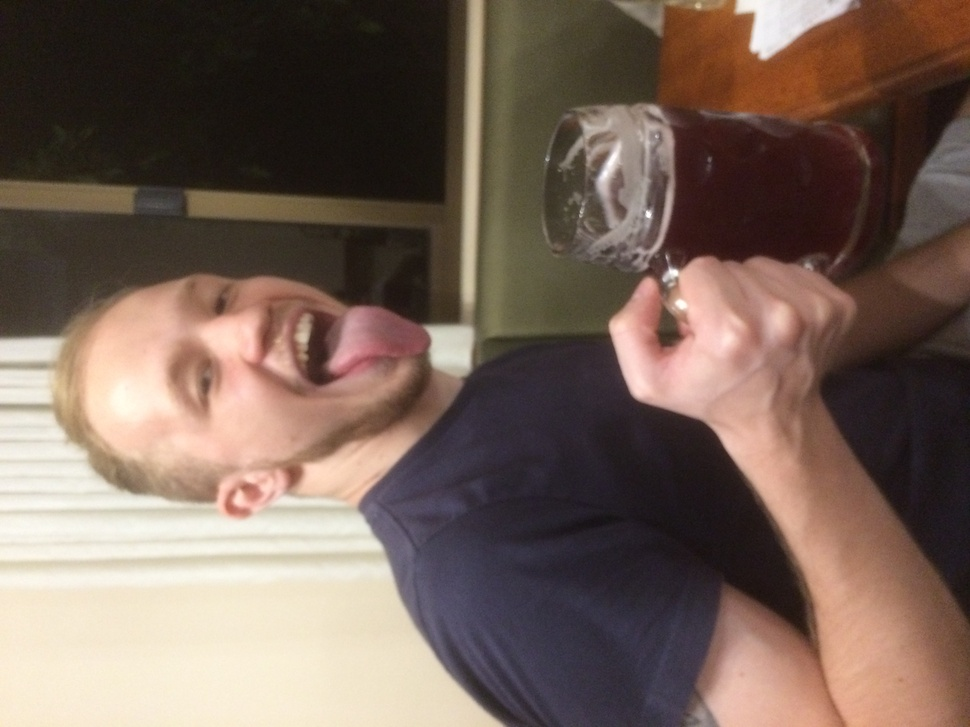
%> input picture resources/calza.jpg, 970 x 727 px, shrunk from 3264 x 2448 before the run
$ octave gradient-vector.m   (GNU Octave 9; MATLAB toolbox functions it lacks are replaced by stand-ins)
%> lines starting %> are read from the running program, lines starting %| are printed output that depends on the picture
im = imread('../resources/calza.jpg');
%> im is the input picture: size 727x970x3 uint8; mean R, G, B 119, 99.7, 88.9
img = rgb2gray(im);
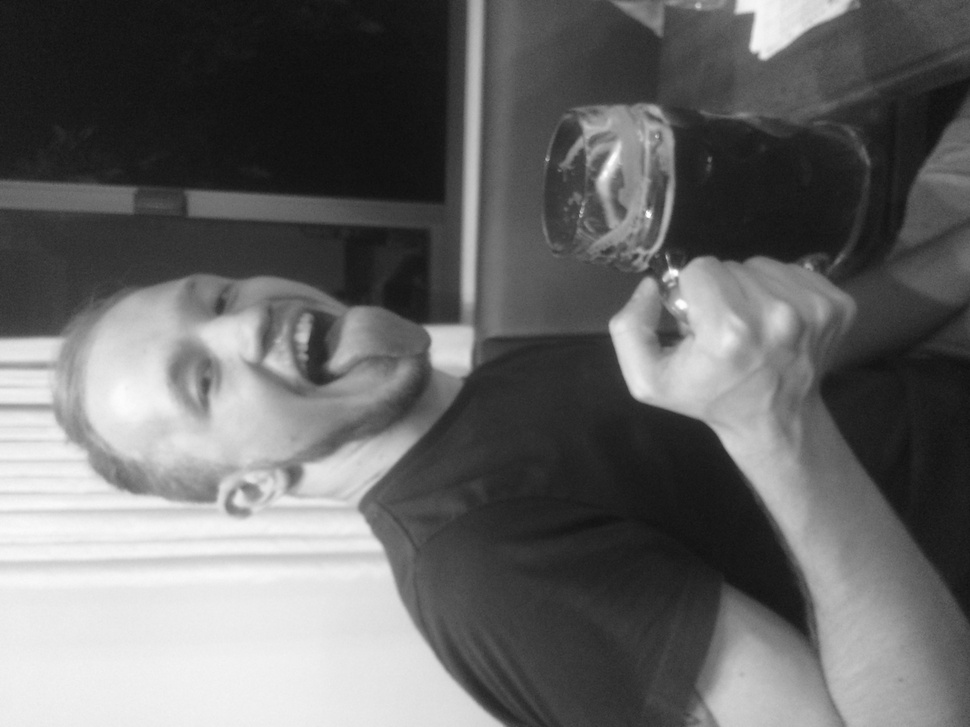
%> img: size 727x970 uint8; min 13, max 254, mean 104.2
[linhas, colunas] = size(img);
%> linhas = 727; colunas = 970
[dx, dy] = imgradient(img);
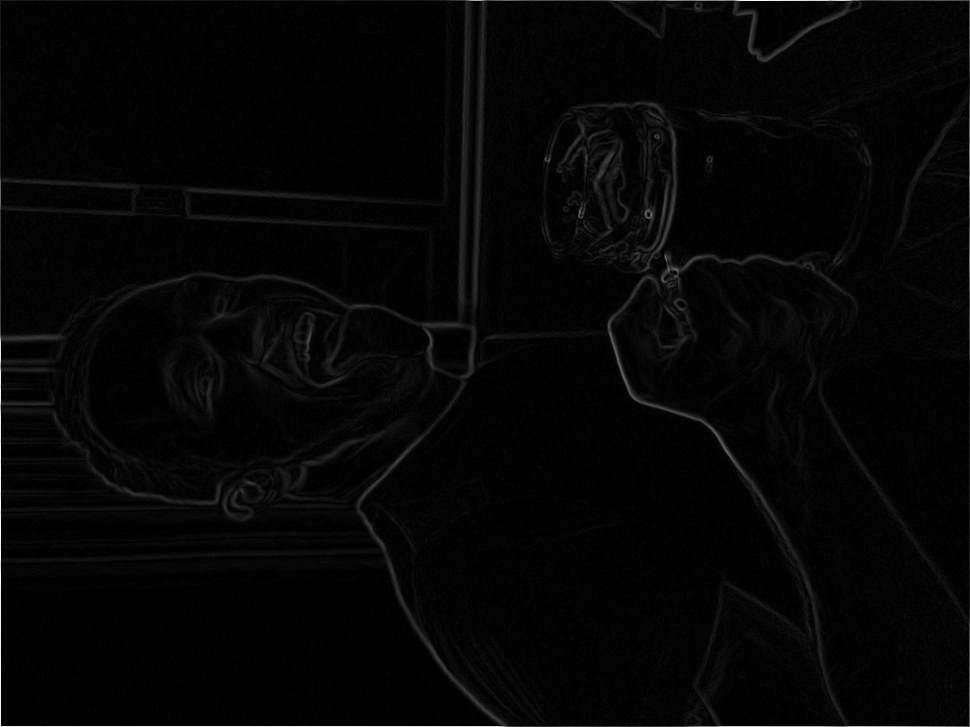
%> dx: size 727x970 double; min 0, max 995.6, mean 22.7; drawn with min black and max white
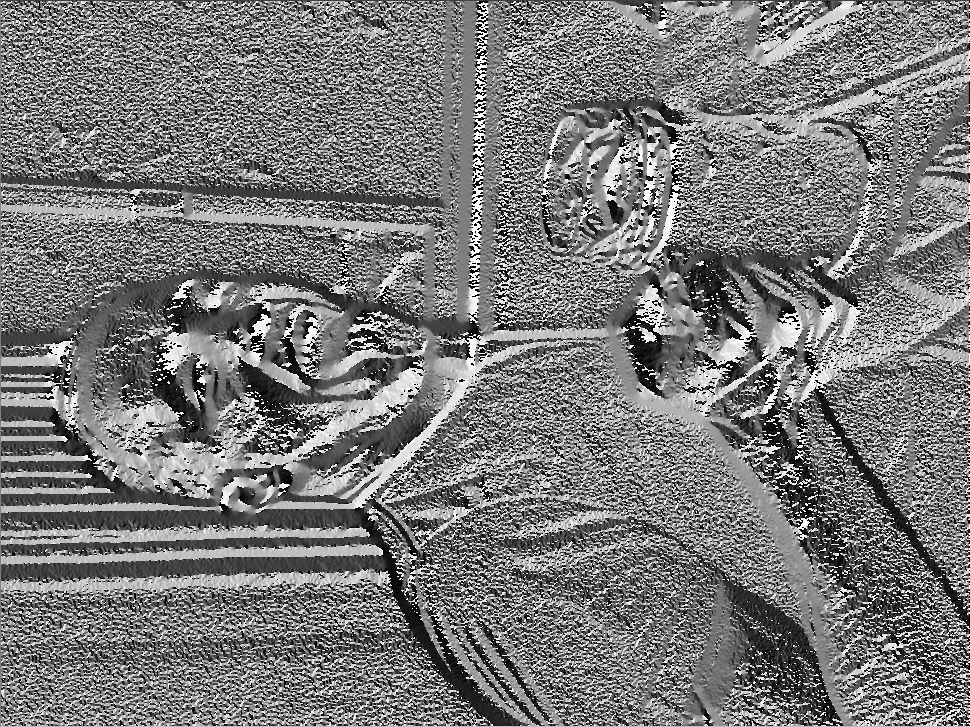
%> dy: size 727x970 double; min -180, max 179.9, mean -9.3; drawn with min black and max white
[x, y] = meshgrid(1:colunas, 1:linhas);
imshow(img);
hold on;
quiver(x, y, dx, dy);
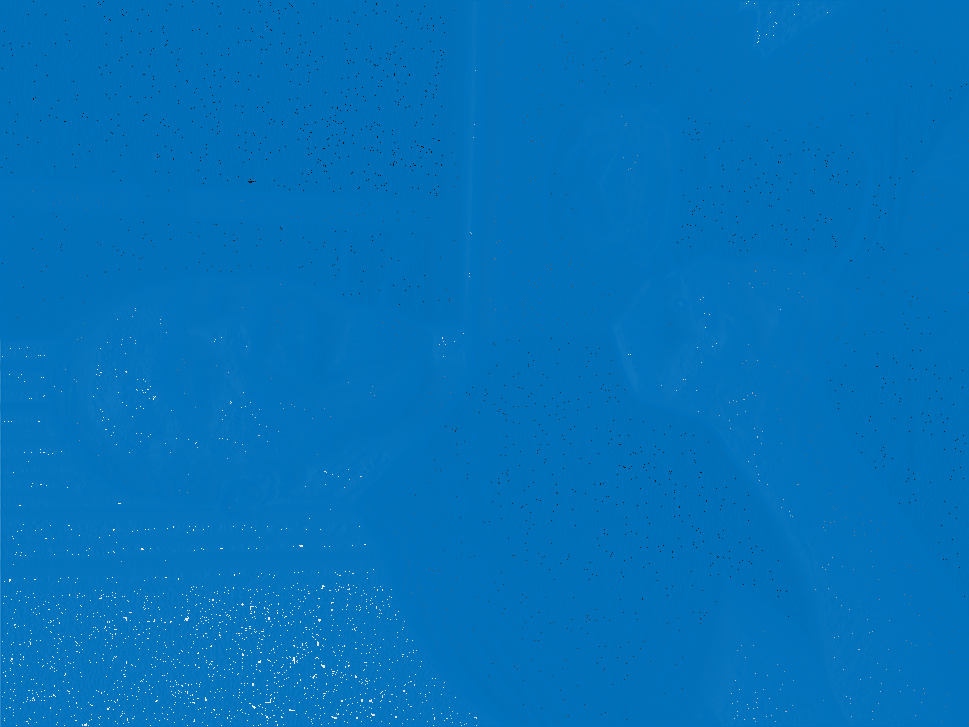
%> figure redrawn from the program's plot data
hold off;
